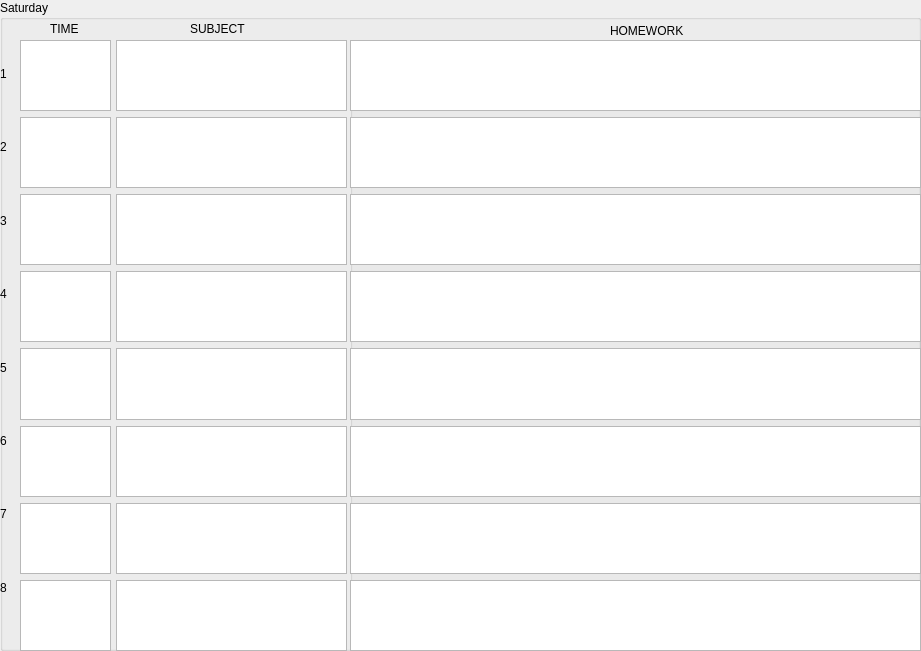
    <widget class="QGroupBox" name="groupBoxSat">
     <property name="geometry">
      <rect>
       <x>1</x>
       <y>30</y>
       <width>921</width>
       <height>651</height>
      </rect>
     </property>
     <property name="title">
      <string>Saturday</string>
     </property>
     <widget class="QLabel" name="label_58">
      <property name="geometry">
       <rect>
        <x>610</x>
        <y>20</y>
        <width>141</width>
        <height>21</height>
       </rect>
      </property>
      <property name="text">
       <string>HOMEWORK</string>
      </property>
     </widget>
     <widget class="QWidget" name="verticalLayoutWidget_27">
      <property name="geometry">
       <rect>
        <x>20</x>
        <y>40</y>
        <width>91</width>
        <height>611</height>
       </rect>
      </property>
      <layout class="QVBoxLayout" name="verticalLayout_27">
       <item>
        <widget class="QTextEdit" name="textEdit_169"/>
       </item>
       <item>
        <widget class="QTextEdit" name="textEdit_170"/>
       </item>
       <item>
        <widget class="QTextEdit" name="textEdit_171"/>
       </item>
       <item>
        <widget class="QTextEdit" name="textEdit_172"/>
       </item>
       <item>
        <widget class="QTextEdit" name="textEdit_173"/>
       </item>
       <item>
        <widget class="QTextEdit" name="textEdit_174"/>
       </item>
       <item>
        <widget class="QTextEdit" name="textEdit_175"/>
       </item>
       <item>
        <widget class="QTextEdit" name="textEdit_176"/>
       </item>
      </layout>
     </widget>
     <widget class="QGroupBox" name="groupBoxSatHom">
      <property name="geometry">
       <rect>
        <x>350</x>
        <y>40</y>
        <width>571</width>
        <height>611</height>
       </rect>
      </property>
      <property name="title">
       <string/>
      </property>
      <widget class="QWidget" name="verticalLayoutWidget_28">
       <property name="geometry">
        <rect>
         <x>0</x>
         <y>0</y>
         <width>571</width>
         <height>611</height>
        </rect>
       </property>
       <layout class="QVBoxLayout" name="verticalLayout_28">
        <item>
         <widget class="QTextEdit" name="textEdit_177"/>
        </item>
        <item>
         <widget class="QTextEdit" name="textEdit_178"/>
        </item>
        <item>
         <widget class="QTextEdit" name="textEdit_179"/>
        </item>
        <item>
         <widget class="QTextEdit" name="textEdit_180"/>
        </item>
        <item>
         <widget class="QTextEdit" name="textEdit_181"/>
        </item>
        <item>
         <widget class="QTextEdit" name="textEdit_182"/>
        </item>
        <item>
         <widget class="QTextEdit" name="textEdit_183"/>
        </item>
        <item>
         <widget class="QTextEdit" name="textEdit_184"/>
        </item>
       </layout>
      </widget>
     </widget>
     <widget class="QLabel" name="label_59">
      <property name="geometry">
       <rect>
        <x>190</x>
        <y>20</y>
        <width>67</width>
        <height>17</height>
       </rect>
      </property>
      <property name="text">
       <string>SUBJECT</string>
      </property>
     </widget>
     <widget class="QWidget" name="verticalLayoutWidget_29">
      <property name="geometry">
       <rect>
        <x>350</x>
        <y>40</y>
        <width>571</width>
        <height>611</height>
       </rect>
      </property>
      <layout class="QVBoxLayout" name="verticalLayout_29">
       <item>
        <widget class="QTextEdit" name="textEdit_185"/>
       </item>
       <item>
        <widget class="QTextEdit" name="textEdit_186"/>
       </item>
       <item>
        <widget class="QTextEdit" name="textEdit_187"/>
       </item>
       <item>
        <widget class="QTextEdit" name="textEdit_188"/>
       </item>
       <item>
        <widget class="QTextEdit" name="textEdit_189"/>
       </item>
       <item>
        <widget class="QTextEdit" name="textEdit_190"/>
       </item>
       <item>
        <widget class="QTextEdit" name="textEdit_191"/>
       </item>
       <item>
        <widget class="QTextEdit" name="textEdit_192"/>
       </item>
      </layout>
     </widget>
     <widget class="QWidget" name="verticalLayoutWidget_30">
      <property name="geometry">
       <rect>
        <x>0</x>
        <y>40</y>
        <width>21</width>
        <height>581</height>
       </rect>
      </property>
      <layout class="QVBoxLayout" name="verticalLayout_30">
       <item>
        <widget class="QLabel" name="label_61">
         <property name="text">
          <string>1</string>
         </property>
        </widget>
       </item>
       <item>
        <widget class="QLabel" name="label_62">
         <property name="text">
          <string>2</string>
         </property>
        </widget>
       </item>
       <item>
        <widget class="QLabel" name="label_63">
         <property name="text">
          <string>3</string>
         </property>
        </widget>
       </item>
       <item>
        <widget class="QLabel" name="label_64">
         <property name="text">
          <string>4</string>
         </property>
        </widget>
       </item>
       <item>
        <widget class="QLabel" name="label_65">
         <property name="text">
          <string>5</string>
         </property>
        </widget>
       </item>
       <item>
        <widget class="QLabel" name="label_66">
         <property name="text">
          <string>6</string>
         </property>
        </widget>
       </item>
       <item>
        <widget class="QLabel" name="label_67">
         <property name="text">
          <string>7</string>
         </property>
        </widget>
       </item>
       <item>
        <widget class="QLabel" name="label_68">
         <property name="text">
          <string>8</string>
         </property>
        </widget>
       </item>
      </layout>
     </widget>
     <widget class="QWidget" name="verticalLayoutWidget_31">
      <property name="geometry">
       <rect>
        <x>116</x>
        <y>40</y>
        <width>231</width>
        <height>611</height>
       </rect>
      </property>
      <layout class="QVBoxLayout" name="verticalLayout_31">
       <item>
        <widget class="QTextEdit" name="textEdit_193"/>
       </item>
       <item>
        <widget class="QTextEdit" name="textEdit_194"/>
       </item>
       <item>
        <widget class="QTextEdit" name="textEdit_195"/>
       </item>
       <item>
        <widget class="QTextEdit" name="textEdit_196"/>
       </item>
       <item>
        <widget class="QTextEdit" name="textEdit_197"/>
       </item>
       <item>
        <widget class="QTextEdit" name="textEdit_198"/>
       </item>
       <item>
        <widget class="QTextEdit" name="textEdit_199"/>
       </item>
       <item>
        <widget class="QTextEdit" name="textEdit_200"/>
       </item>
      </layout>
     </widget>
     <widget class="QLabel" name="label_69">
      <property name="geometry">
       <rect>
        <x>50</x>
        <y>20</y>
        <width>67</width>
        <height>17</height>
       </rect>
      </property>
      <property name="text">
       <string>TIME</string>
      </property>
     </widget>
     <widget class="Line" name="line_12">
      <property name="geometry">
       <rect>
        <x>910</x>
        <y>20</y>
        <width>31</width>
        <height>631</height>
       </rect>
      </property>
      <property name="orientation">
       <enum>Qt::Vertical</enum>
      </property>
     </widget>
     <zorder>label_58</zorder>
     <zorder>verticalLayoutWidget_27</zorder>
     <zorder>label_59</zorder>
     <zorder>verticalLayoutWidget_29</zorder>
     <zorder>verticalLayoutWidget_30</zorder>
     <zorder>verticalLayoutWidget_31</zorder>
     <zorder>label_69</zorder>
     <zorder>groupBoxSatHom</zorder>
     <zorder>line_12</zorder>
    </widget>
